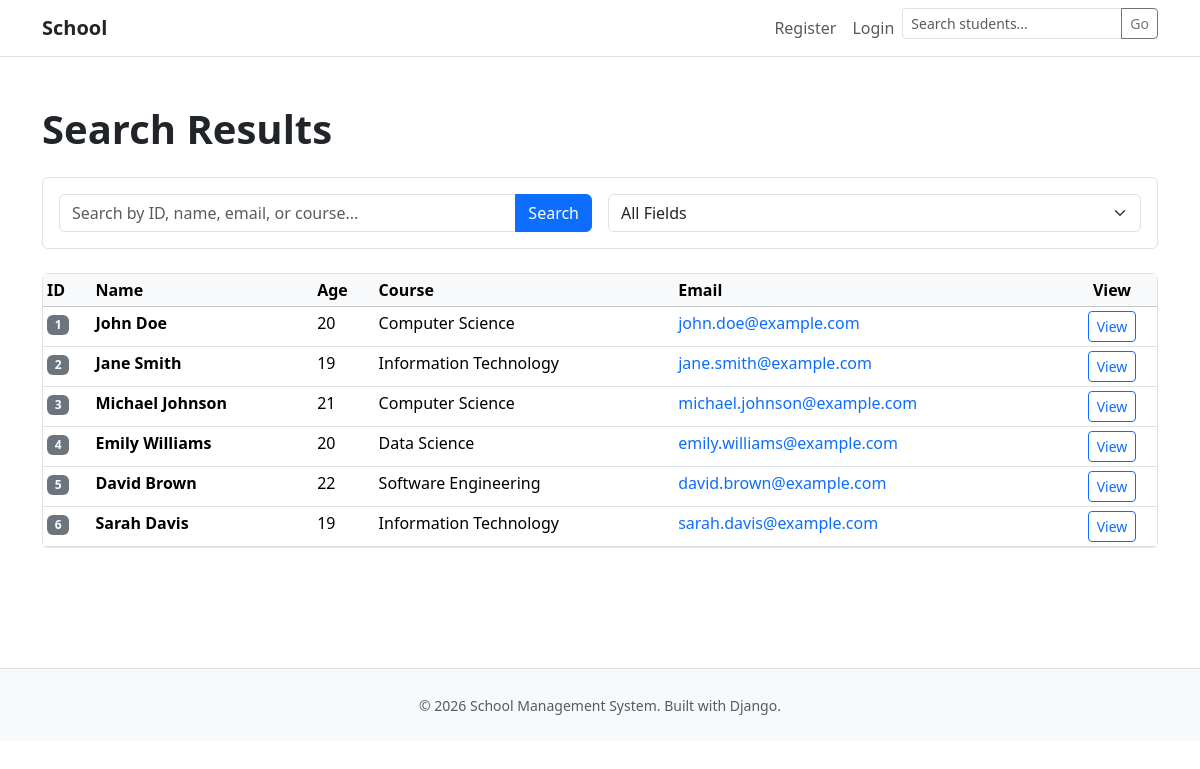
The app's page /search/ with its own data.
### schoolapp/models.py (models this page shows, shortened)
class Student(models.Model):
    first_name = models.CharField(max_length=50)
    last_name = models.CharField(max_length=50)
    age = models.IntegerField()
    course = models.CharField(max_length=20)
    email = models.EmailField(unique=True)

### schoolapp/views.py (the view, shortened to what this page needs)
# urls.py: path('search/', views.search, name='search'),
def search(request):
    students = Student.objects.all()
    search_query = request.GET.get('q', '')
    search_filter = request.GET.get('filter', 'all')
    results_count = students.count()
    return render(request, 'user/search.html', {
        'students': students,
        'search_query': search_query,
        'search_filter': search_filter,
        'results_count': results_count
    })

### schoolapp/templates/user/search.html (shortened to what this page needs)
{%extends "base.html"%}
{%block content%}
<div class="container py-5">
    <h1 class="text-dark fw-bold mb-4">Search Results</h1>
    <div class="card border mb-4">
        <div class="card-body">
            <div class="row g-3">
                <div class="col-md-6">
                    <form method="get" action="{% url 'search' %}" id="searchForm">
                        <div class="input-group">
                            <input type="text" name="q" class="form-control" placeholder="Search by ID, name, email, or course..." value="{{ search_query }}">
                            <button class="btn btn-primary" type="submit">Search</button>
                        </div>
                    </form>
                </div>
                <div class="col-md-6">
                    <select name="filter" class="form-select" onchange="document.getElementById('searchForm').submit()">
                        <option value="all" {% if search_filter == 'all' %}selected{% endif %}>All Fields</option>
                    </select>
                </div>
            </div>
        </div>
    </div>
    {% if students %}
    <div class="card border mb-4">
        <div class="table-responsive">
            <table class="table table-sm mb-0">
                <thead class="table-light">
                    <tr>
                        <th>ID</th>
                        <th>Name</th>
                        <th>Age</th>
                        <th>Course</th>
                        <th>Email</th>
                        <th class="text-center">View</th>
                    </tr>
                </thead>
                <tbody>
                    {% for student in students %}
                    <tr>
                        <td><span class="badge bg-secondary">{{ student.id }}</span></td>
                        <td><strong>{{ student.first_name }} {{ student.last_name }}</strong></td>
                        <td>{{ student.age }}</td>
                        <td>{{ student.course }}</td>
                        <td><a href="mailto:{{ student.email }}" class="text-decoration-none">{{ student.email }}</a></td>
                        <td class="text-center">
                            <a href="{% url 'view' student.id %}" class="btn btn-sm btn-outline-primary">View</a>
                        </td>
                    </tr>
                    {% endfor %}
                </tbody>
            </table>
        </div>
    </div>
    {% elif search_query %}
    <div class="alert alert-secondary">
        No students found matching your search. Try different keywords or <a href="{% url 'search' %}" class="alert-link">clear the search</a>.
    </div>
    {% else %}
    <div class="alert alert-secondary">
        Enter a search query above to find students by ID, name, email, or course.
    </div>
    {% endif %}
</div>
{%endblock%}

### records on screen
Student: id "1", first_name "John", last_name "Doe", age "20", course "Computer Science", email "john.doe@example.com"
Student: id "2", first_name "Jane", last_name "Smith", age "19", course "Information Technology", email "jane.smith@example.com"
Student: id "3", first_name "Michael", last_name "Johnson", age "21", course "Computer Science", email "michael.johnson@example.com"
Student: id "4", first_name "Emily", last_name "Williams", age "20", course "Data Science", email "emily.williams@example.com"
Student: id "5", first_name "David", last_name "Brown", age "22", course "Software Engineering", email "david.brown@example.com"
Student: id "6", first_name "Sarah", last_name "Davis", age "19", course "Information Technology", email "sarah.davis@example.com"
